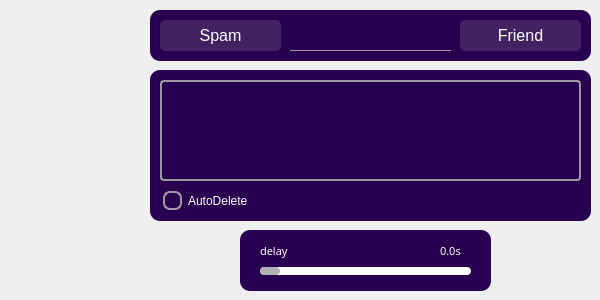
    <widget class="QWidget" name="pageDmSpammer">
     <widget class="QFrame" name="frameDS">
      <property name="geometry">
       <rect>
        <x>150</x>
        <y>70</y>
        <width>441</width>
        <height>151</height>
       </rect>
      </property>
      <property name="styleSheet">
       <string notr="true">QFrame {
    background-color: #28004F; /* Use an even darker shade of purple */
    border-radius: 10px;
}</string>
      </property>
      <property name="frameShape">
       <enum>QFrame::StyledPanel</enum>
      </property>
      <property name="frameShadow">
       <enum>QFrame::Raised</enum>
      </property>
      <widget class="QTextEdit" name="textEditDS_SpamMessage">
       <property name="geometry">
        <rect>
         <x>10</x>
         <y>10</y>
         <width>421</width>
         <height>101</height>
        </rect>
       </property>
       <property name="styleSheet">
        <string notr="true">QTextEdit {
    background: transparent; /* Transparent background */
    border: 2px solid rgba(169, 169, 169, 0.9); /* Border color &quot;#8677C3&quot; */
    border-radius: 4px; /* Rounded corners with a 10px radius */
    color: white;
}</string>
       </property>
      </widget>
      <widget class="QCheckBox" name="checkBoxDS_AutoDelete">
       <property name="geometry">
        <rect>
         <x>10</x>
         <y>120</y>
         <width>91</width>
         <height>21</height>
        </rect>
       </property>
       <property name="styleSheet">
        <string notr="true">QCheckBox {
                background: transparent;
                padding: 3px;
				color: #FFF;
            }
            QCheckBox::indicator {
                border: 2px solid  rgba(169, 169, 169, 0.9);
                width: 15px;
                height: 15px;
                border-radius: 7px;
            }
            QCheckBox::indicator:checked {
                background:  rgba(169, 169, 169, 0.9);
            }</string>
       </property>
       <property name="text">
        <string>AutoDelete</string>
       </property>
      </widget>
     </widget>
     <widget class="QFrame" name="frameDS_2">
      <property name="geometry">
       <rect>
        <x>150</x>
        <y>10</y>
        <width>441</width>
        <height>51</height>
       </rect>
      </property>
      <property name="styleSheet">
       <string notr="true">QFrame {
    background-color: #28004F; /* Use an even darker shade of purple */
    border-radius: 10px;
}</string>
      </property>
      <property name="frameShape">
       <enum>QFrame::StyledPanel</enum>
      </property>
      <property name="frameShadow">
       <enum>QFrame::Raised</enum>
      </property>
      <widget class="QPushButton" name="pushButtonDS_StartFriend">
       <property name="geometry">
        <rect>
         <x>310</x>
         <y>10</y>
         <width>121</width>
         <height>31</height>
        </rect>
       </property>
       <property name="font">
        <font>
         <pointsize>12</pointsize>
        </font>
       </property>
       <property name="styleSheet">
        <string notr="true">QPushButton {
    border: none; /* No border */
    border-radius: 5px; /* Rounded corners */
    background: rgba(169, 169, 169, 0.2); /* Slightly transparent background */
    padding: 5px 10px;
    color: #FFFFFF; /* White text color */
    font-size: 12pt; /* Font size */
}

QPushButton:hover {
    background: rgba(169, 169, 169, 0.3); /* Light purple background on hover */
    color: #FFFFFF; /* White text color on hover */
}
</string>
       </property>
       <property name="text">
        <string>Friend</string>
       </property>
      </widget>
      <widget class="QLineEdit" name="lineEditDS_UserId">
       <property name="geometry">
        <rect>
         <x>140</x>
         <y>10</y>
         <width>161</width>
         <height>31</height>
        </rect>
       </property>
       <property name="styleSheet">
        <string notr="true">QLineEdit {
    border: none;            /* No border */
    background: transparent; /* Transparent background */
    color: #FFF;          /* White text color */
    border-bottom: 1px solid rgba(169, 169, 169, 0.9); /* Underline effect */
}
</string>
       </property>
      </widget>
      <widget class="QPushButton" name="pushButtonDS_StartSpam">
       <property name="geometry">
        <rect>
         <x>10</x>
         <y>10</y>
         <width>121</width>
         <height>31</height>
        </rect>
       </property>
       <property name="font">
        <font>
         <pointsize>12</pointsize>
        </font>
       </property>
       <property name="styleSheet">
        <string notr="true">QPushButton {
    border: none; /* No border */
    border-radius: 5px; /* Rounded corners */
    background: rgba(169, 169, 169, 0.2); /* Slightly transparent background */
    padding: 5px 10px;
    color: #FFFFFF; /* White text color */
    font-size: 12pt; /* Font size */
}

QPushButton:hover {
    background: rgba(169, 169, 169, 0.3); /* Light purple background on hover */
    color: #FFFFFF; /* White text color on hover */
}
</string>
       </property>
       <property name="text">
        <string>Spam</string>
       </property>
      </widget>
     </widget>
     <widget class="QFrame" name="frameDS_3">
      <property name="geometry">
       <rect>
        <x>240</x>
        <y>230</y>
        <width>251</width>
        <height>61</height>
       </rect>
      </property>
      <property name="styleSheet">
       <string notr="true">QFrame {
    background-color: #28004F; /* Use an even darker shade of purple */
    border-radius: 10px;
}</string>
      </property>
      <property name="frameShape">
       <enum>QFrame::StyledPanel</enum>
      </property>
      <property name="frameShadow">
       <enum>QFrame::Raised</enum>
      </property>
      <widget class="QSlider" name="horizontalSliderDS_DelaySlider">
       <property name="geometry">
        <rect>
         <x>20</x>
         <y>30</y>
         <width>211</width>
         <height>22</height>
        </rect>
       </property>
       <property name="styleSheet">
        <string notr="true">QSlider::groove:horizontal {
    background: #FFFFFF; /* White line */
    border: none; /* No border */
    height: 8px; /* Adjust the height as needed */
    border-radius: 4px; /* Rounded corners with a 4px radius */
}

QSlider::handle:horizontal {
    background: rgba(169, 169, 169, 0.9); /* Slider marker color #8677C3 */
    width: 20px; /* Adjust the width as needed */
    border: none; /* No border */
    border-radius: 4px; /* Rounded corners with a 4px radius */
}</string>
       </property>
       <property name="orientation">
        <enum>Qt::Horizontal</enum>
       </property>
      </widget>
      <widget class="QLabel" name="labelDS_Delay">
       <property name="geometry">
        <rect>
         <x>20</x>
         <y>10</y>
         <width>31</width>
         <height>21</height>
        </rect>
       </property>
       <property name="font">
        <font>
         <family>Leelawadee UI Semilight</family>
         <pointsize>8</pointsize>
         <weight>50</weight>
         <bold>false</bold>
        </font>
       </property>
       <property name="styleSheet">
        <string notr="true">QLabel {
    background: none;
    color: #FFF; /* Transparent font color */
}</string>
       </property>
       <property name="text">
        <string>delay</string>
       </property>
      </widget>
      <widget class="QLabel" name="labelDS_DelayCount">
       <property name="geometry">
        <rect>
         <x>200</x>
         <y>10</y>
         <width>31</width>
         <height>21</height>
        </rect>
       </property>
       <property name="font">
        <font>
         <family>Leelawadee UI Semilight</family>
         <pointsize>8</pointsize>
         <weight>50</weight>
         <bold>false</bold>
        </font>
       </property>
       <property name="styleSheet">
        <string notr="true">QLabel {
    background: none;
    color: #FFF; /* Transparent font color */
}</string>
       </property>
       <property name="text">
        <string>0.0s</string>
       </property>
      </widget>
     </widget>
    </widget>
